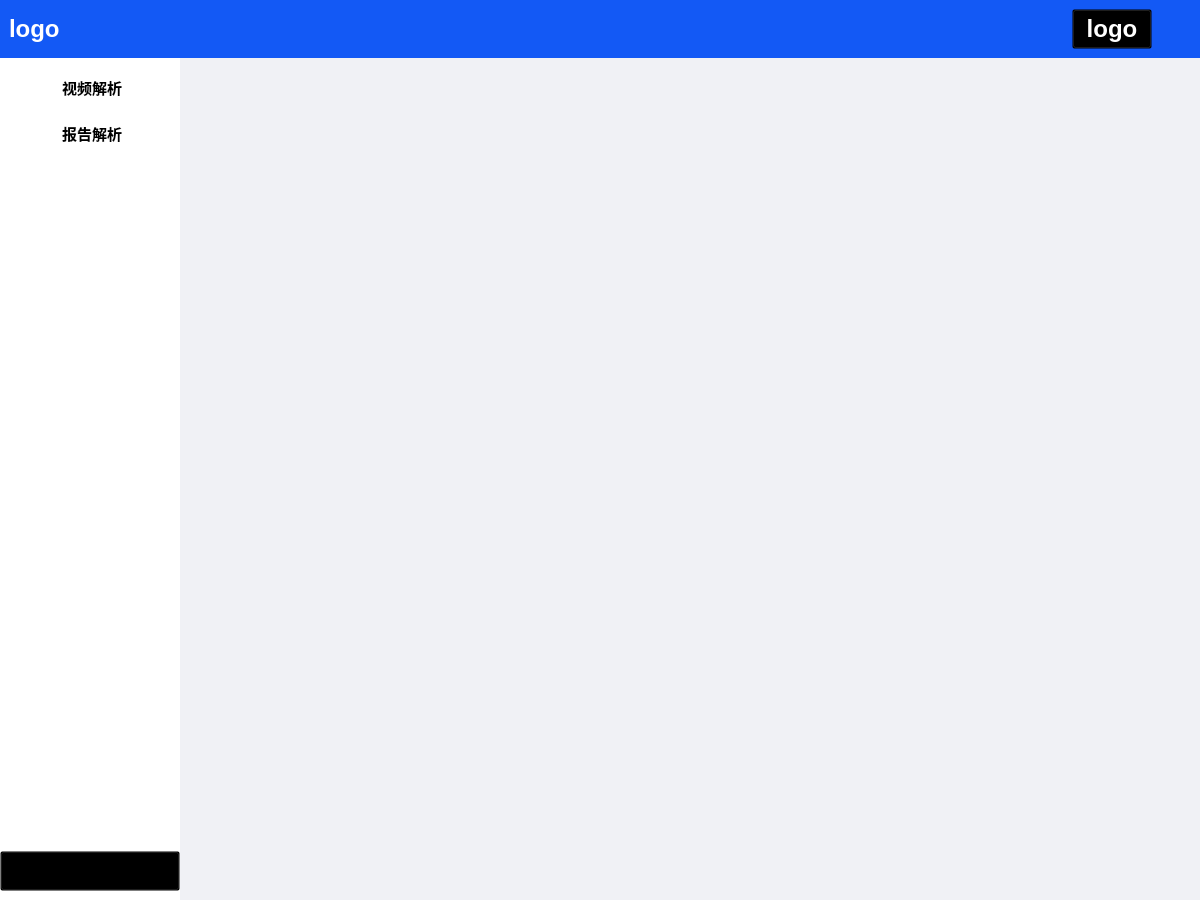
<?xml version="1.0" encoding="UTF-8"?>
<ui version="4.0">
 <class>MainWindow</class>
 <widget class="QMainWindow" name="MainWindow">
  <property name="geometry">
   <rect>
    <x>0</x>
    <y>0</y>
    <width>1200</width>
    <height>900</height>
   </rect>
  </property>
  <property name="sizePolicy">
   <sizepolicy hsizetype="Fixed" vsizetype="Fixed">
    <horstretch>0</horstretch>
    <verstretch>0</verstretch>
   </sizepolicy>
  </property>
  <property name="minimumSize">
   <size>
    <width>1200</width>
    <height>900</height>
   </size>
  </property>
  <property name="maximumSize">
   <size>
    <width>1200</width>
    <height>900</height>
   </size>
  </property>
  <property name="windowTitle">
   <string>孔洞识别系统</string>
  </property>
  <property name="styleSheet">
   <string notr="true">QmainWindow#MainWindow,QWidget#widget,#widget_2{
background-color: rgb(255, 255, 255);
}
QWidget#widget_5{
background-color: rgb(240, 241, 245);
}
QPushButton#btn_resolve_report,#btn_person_info,#btn_resolve_vid{
	background-color: rgb(255, 255, 255);
	border: 1px solid rgb(255, 255, 255);
    /*border-radius: 3.2px;
    min-width: 96px;
    max-width: 96px;
    min-height: 96px;
    max-height: 96px;*/
    font:bold 11pt;
}
QPushButton#btn_resolve_report::hover,#btn_person_info::hover,#btn_resolve_vid::hover{	
	background-color: rgb(219, 225, 255);
	border-right: 1px solid rgb(11, 126, 216);
    font:bold 12pt;
}
QPushButton#btn_resolve_report:pressed,#btn_person_info:pressed,#btn_resolve_vid:pressed{	
	background-color: rgb(204, 228, 247);
	border: 1px solid rgb(0, 85, 155);
    font:bold 11pt;
}
QPushButton#btn_resolve_report:checked,#btn_person_info:checked,#btn_resolve_vid:checked{	
	background-color: rgb(204, 228, 247);
	border-right: 2px solid rgb(74, 127, 244);
    font:bold 11pt;
}
QPushButton#btn_update_image{
background-image: url(:/image/头像.png);
background-origin: content;
background-position: top;
padding-top: 15px;
background-repeat: no-repeat;
text-align: bottom;
border: 1px solid rgb(173, 173, 173);
color: rgb(0, 0, 0);
border-radius: 40px;
}</string>
  </property>
  <property name="dockNestingEnabled">
   <bool>false</bool>
  </property>
  <widget class="QWidget" name="centralwidget">
   <layout class="QVBoxLayout" name="verticalLayout_2" stretch="0,0">
    <property name="spacing">
     <number>0</number>
    </property>
    <property name="leftMargin">
     <number>0</number>
    </property>
    <property name="topMargin">
     <number>0</number>
    </property>
    <property name="rightMargin">
     <number>0</number>
    </property>
    <property name="bottomMargin">
     <number>0</number>
    </property>
    <item>
     <widget class="QWidget" name="widget_7" native="true">
      <property name="styleSheet">
       <string notr="true">color: rgb(255, 255, 255);
background-color: rgb(19, 89, 245);</string>
      </property>
      <layout class="QHBoxLayout" name="horizontalLayout">
       <item>
        <widget class="QLabel" name="lab_title">
         <property name="minimumSize">
          <size>
           <width>80</width>
           <height>40</height>
          </size>
         </property>
         <property name="styleSheet">
          <string notr="true">font:bold 18pt;</string>
         </property>
         <property name="text">
          <string>logo</string>
         </property>
        </widget>
       </item>
       <item>
        <widget class="QLabel" name="lab_head">
         <property name="sizePolicy">
          <sizepolicy hsizetype="Fixed" vsizetype="Preferred">
           <horstretch>0</horstretch>
           <verstretch>0</verstretch>
          </sizepolicy>
         </property>
         <property name="minimumSize">
          <size>
           <width>50</width>
           <height>40</height>
          </size>
         </property>
         <property name="maximumSize">
          <size>
           <width>50</width>
           <height>40</height>
          </size>
         </property>
         <property name="styleSheet">
          <string notr="true">font:bold 18pt;
border-image: url(:/image/头像.png);</string>
         </property>
         <property name="text">
          <string/>
         </property>
        </widget>
       </item>
       <item>
        <widget class="QPushButton" name="btn_name">
         <property name="sizePolicy">
          <sizepolicy hsizetype="Fixed" vsizetype="Preferred">
           <horstretch>0</horstretch>
           <verstretch>0</verstretch>
          </sizepolicy>
         </property>
         <property name="styleSheet">
          <string notr="true">font:bold 18pt;
background:transparent;</string>
         </property>
         <property name="text">
          <string>logo</string>
         </property>
        </widget>
       </item>
       <item>
        <widget class="QPushButton" name="btn_quit">
         <property name="sizePolicy">
          <sizepolicy hsizetype="Fixed" vsizetype="Fixed">
           <horstretch>0</horstretch>
           <verstretch>0</verstretch>
          </sizepolicy>
         </property>
         <property name="minimumSize">
          <size>
           <width>33</width>
           <height>33</height>
          </size>
         </property>
         <property name="maximumSize">
          <size>
           <width>33</width>
           <height>33</height>
          </size>
         </property>
         <property name="text">
          <string/>
         </property>
         <property name="icon">
          <iconset resource="picture.qrc">
           <normaloff>:/image/关闭退出.png</normaloff>:/image/关闭退出.png</iconset>
         </property>
         <property name="iconSize">
          <size>
           <width>25</width>
           <height>25</height>
          </size>
         </property>
         <property name="flat">
          <bool>true</bool>
         </property>
        </widget>
       </item>
      </layout>
     </widget>
    </item>
    <item>
     <widget class="QWidget" name="widget_6" native="true">
      <layout class="QHBoxLayout" name="horizontalLayout_5" stretch="150,850">
       <property name="spacing">
        <number>0</number>
       </property>
       <property name="leftMargin">
        <number>0</number>
       </property>
       <property name="topMargin">
        <number>0</number>
       </property>
       <property name="rightMargin">
        <number>0</number>
       </property>
       <property name="bottomMargin">
        <number>0</number>
       </property>
       <item>
        <widget class="QWidget" name="widget" native="true">
         <layout class="QVBoxLayout" name="verticalLayout">
          <property name="leftMargin">
           <number>0</number>
          </property>
          <property name="rightMargin">
           <number>0</number>
          </property>
          <item>
           <widget class="QPushButton" name="btn_resolve_vid">
            <property name="minimumSize">
             <size>
              <width>0</width>
              <height>40</height>
             </size>
            </property>
            <property name="text">
             <string> 视频解析</string>
            </property>
            <property name="icon">
             <iconset resource="picture.qrc">
              <normaloff>:/image/视频解析.png</normaloff>:/image/视频解析.png</iconset>
            </property>
            <property name="checkable">
             <bool>true</bool>
            </property>
            <property name="autoRepeat">
             <bool>true</bool>
            </property>
            <attribute name="buttonGroup">
             <string notr="true">buttonGroup</string>
            </attribute>
           </widget>
          </item>
          <item>
           <widget class="QPushButton" name="btn_resolve_report">
            <property name="minimumSize">
             <size>
              <width>0</width>
              <height>40</height>
             </size>
            </property>
            <property name="text">
             <string> 报告解析</string>
            </property>
            <property name="icon">
             <iconset resource="picture.qrc">
              <normaloff>:/image/报告解析.png</normaloff>:/image/报告解析.png</iconset>
            </property>
            <property name="checkable">
             <bool>true</bool>
            </property>
            <property name="autoRepeat">
             <bool>true</bool>
            </property>
            <attribute name="buttonGroup">
             <string notr="true">buttonGroup</string>
            </attribute>
           </widget>
          </item>
          <item>
           <spacer name="verticalSpacer">
            <property name="orientation">
             <enum>Qt::Vertical</enum>
            </property>
            <property name="sizeHint" stdset="0">
             <size>
              <width>20</width>
              <height>652</height>
             </size>
            </property>
           </spacer>
          </item>
          <item>
           <widget class="QPushButton" name="btn_person_manage">
            <property name="minimumSize">
             <size>
              <width>0</width>
              <height>40</height>
             </size>
            </property>
            <property name="font">
             <font>
              <pointsize>11</pointsize>
              <weight>75</weight>
              <bold>true</bold>
             </font>
            </property>
            <property name="styleSheet">
             <string notr="true">background:transparent;</string>
            </property>
            <property name="text">
             <string>  人员管理</string>
            </property>
            <property name="icon">
             <iconset resource="picture.qrc">
              <normaloff>:/image/视频解析.png</normaloff>:/image/视频解析.png</iconset>
            </property>
            <property name="checkable">
             <bool>true</bool>
            </property>
            <property name="autoRepeat">
             <bool>true</bool>
            </property>
            <attribute name="buttonGroup">
             <string notr="true">buttonGroup</string>
            </attribute>
           </widget>
          </item>
         </layout>
        </widget>
       </item>
       <item>
        <widget class="QWidget" name="widget_5" native="true">
         <property name="styleSheet">
          <string notr="true"/>
         </property>
         <layout class="QGridLayout" name="gridLayout_3">
          <item row="0" column="0">
           <widget class="QStackedWidget" name="stackedWidget">
            <property name="currentIndex">
             <number>2</number>
            </property>
            <widget class="QWidget" name="page"/>
            <widget class="QWidget" name="page_2"/>
            <widget class="QWidget" name="page_3"/>
           </widget>
          </item>
         </layout>
        </widget>
       </item>
      </layout>
     </widget>
    </item>
   </layout>
  </widget>
  <action name="actionExit">
   <property name="icon">
    <iconset>
     <normaloff>../icon/关闭退出.png</normaloff>../icon/关闭退出.png</iconset>
   </property>
   <property name="text">
    <string>关闭</string>
   </property>
   <property name="font">
    <font>
     <family>Arial</family>
     <weight>75</weight>
     <bold>true</bold>
    </font>
   </property>
  </action>
 </widget>
 <tabstops>
  <tabstop>btn_resolve_vid</tabstop>
  <tabstop>btn_resolve_report</tabstop>
  <tabstop>btn_person_manage</tabstop>
  <tabstop>btn_quit</tabstop>
 </tabstops>
 <resources>
  <include location="picture.qrc"/>
 </resources>
 <connections/>
 <buttongroups>
  <buttongroup name="buttonGroup"/>
 </buttongroups>
</ui>
